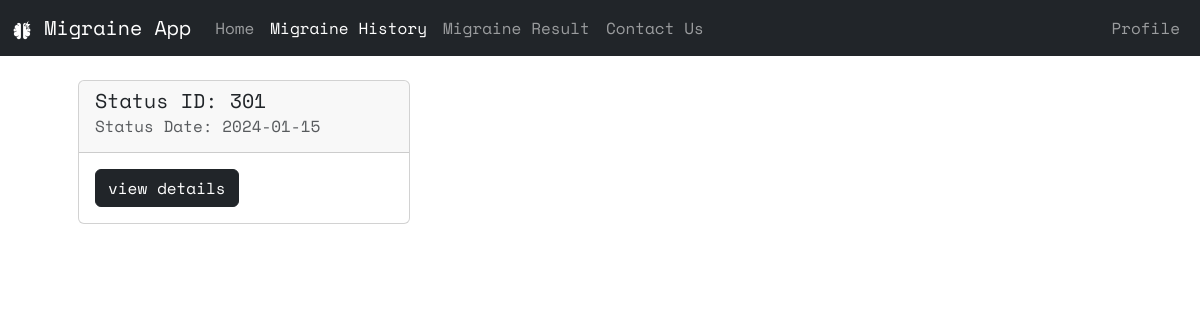
The app's page /migraineHistory (signed in), older data.
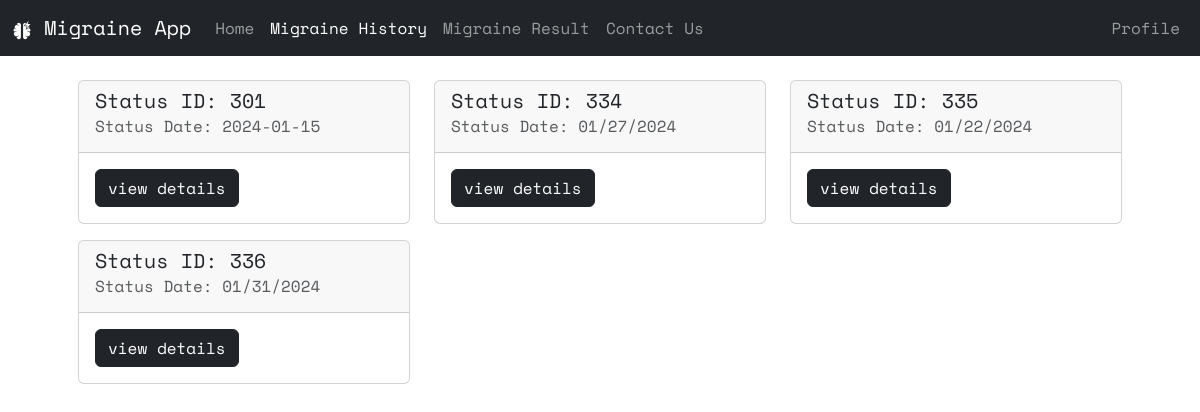
The same page, newer data.
### website/models.py (models this page shows)
class Status(db.Model):
    id = db.Column(db.Integer, primary_key=True, autoincrement=True)
    date = db.Column(db.String(150))
    severity = db.Column(db.Integer)
    stress = db.Column(db.Integer)
    light = db.Column(db.String(1))
    sound = db.Column(db.String(1))
    nausea = db.Column(db.String(1))
    aura = db.Column(db.String(1))
    visual = db.Column(db.String(1))
    dizzness = db.Column(db.String(1))
    fatigue = db.Column(db.String(1))
    unconcentrated = db.Column(db.String(1))
    neck = db.Column(db.String(1))
    user_id = db.Column(db.Integer, db.ForeignKey("user.id"))

### website/views.py (the view)
@views.route("/migraineHistory")
@login_required
def migraine_history():
    status = Status.query.filter_by(user_id=current_user.id).all()
    return render_template("migraineHistory.html", user=current_user, status=status)

### website/__init__.py (called while the page is built)
def create_app():
    app = Flask(__name__)
    app.config["SECRET_KEY"] = "heisenberg"
    app.config["SQLALCHEMY_DATABASE_URI"] = f"sqlite:///{DB_NAME}"
    db.init_app(app)
    from .views import views
    from .auth import auth
    app.register_blueprint(views, url_prefix="/")
    app.register_blueprint(auth, url_prefix="/")
    from .models import User, Caretaker, Admin
    create_database(app)
    login_manager = LoginManager()
    login_manager.login_view = "auth.login"
    login_manager.login_message = "User needs to be logged in to view this page"
    login_manager.login_message_category = "error"
    login_manager.init_app(app)
    @login_manager.user_loader
    def load_user(email):
        u = User.query.get(email)
        c = Caretaker.query.get(email)
        a = Admin.query.get(email)
        return u or c or a
    return app

### website/templates/migraineHistory.html (shortened to what this page needs)
{% extends 'base.html' %}
{% block mhActive %}
    nav-link active
{% endblock %}
{% block body %}
    <div class="row m-4">
        {% for status in status %}
            <div class="col-md-4 mb-3">
                <div class="card">
                    <div class="card-header">
                        <h5 class="card-title">Status ID: {{ status.id }}</h5>
                        <h6 class="card-subtitle mb-2 text-muted">Status Date: {{ status.date }}</h6>
                    </div>
                    <div class="card-body">
                        <button type="button" class="btn btn-dark" data-bs-toggle="modal" data-bs-target="#exampleModal{{ status.id }}">
                            view details
                        </button>
                    </div>
                </div>
            </div>
        {% endfor %}
    </div>
{% endblock %}

Row changes from the older to the newer data that the page shows:
added Status: id "334", date "01/27/2024"
added Status: id "335", date "01/22/2024"
added Status: id "336", date "01/31/2024"
